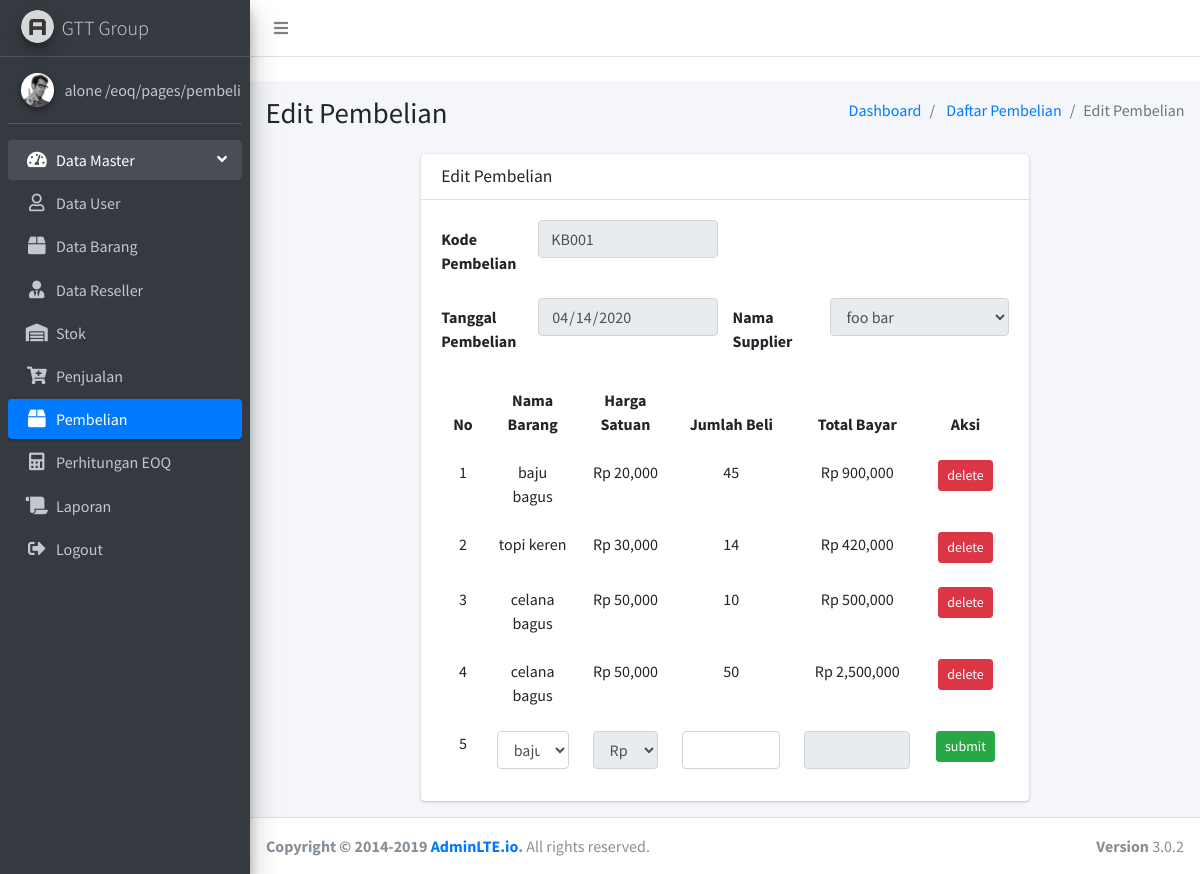
The app's page /pages/pembelian/edit.php?id=24 (signed in) with its own data.
### tables this page shows
CREATE TABLE `pembelian` (
  `id` int(11) NOT NULL,
  `supplier_id` int(11) NOT NULL,
  `code` varchar(10) NOT NULL COMMENT 'KB + 3 digit id => KB001',
  `total` int(10) UNSIGNED NOT NULL,
  `created_at` timestamp NOT NULL DEFAULT current_timestamp(),
  `updated_at` timestamp NOT NULL DEFAULT current_timestamp() ON UPDATE current_timestamp()
);

CREATE TABLE `supplier` (
  `id` int(11) NOT NULL,
  `code` varchar(10) NOT NULL COMMENT 'RES + 2 digit id >> RES01',
  `name` varchar(20) NOT NULL,
  `phone` varchar(15) NOT NULL,
  `branch` varchar(10) NOT NULL,
  `address` tinytext NOT NULL,
  `created_at` timestamp NOT NULL DEFAULT current_timestamp(),
  `updated_at` timestamp NOT NULL DEFAULT current_timestamp() ON UPDATE current_timestamp()
);

CREATE TABLE `pivot_pembelian` (
  `id` int(11) NOT NULL,
  `barang_id` int(11) NOT NULL,
  `pembelian_id` int(11) NOT NULL,
  `total` int(10) UNSIGNED NOT NULL DEFAULT 1,
  `created_at` timestamp NOT NULL DEFAULT current_timestamp(),
  `updated_at` timestamp NOT NULL DEFAULT current_timestamp() ON UPDATE current_timestamp()
);

CREATE TABLE `barang` (
  `id` int(11) NOT NULL,
  `code` varchar(10) NOT NULL COMMENT 'ITM001\r\nITM002',
  `name` varchar(20) NOT NULL,
  `harga` int(11) UNSIGNED NOT NULL,
  `total` int(10) UNSIGNED NOT NULL COMMENT 'total akan berubah sesuai dengan transaksi yang dilakukan',
  `description` tinytext NOT NULL,
  `created_at` timestamp NOT NULL DEFAULT current_timestamp(),
  `updated_at` timestamp NOT NULL DEFAULT current_timestamp() ON UPDATE current_timestamp()
);

### pages/pembelian/edit.php (the view, shortened to what this page needs)
<?php
include('../../Connect.php');
if($_SESSION['username']==""){
  header('Location: /eoq/pages/auth/login.php');
}else
$id = $_GET['id'];
$query = "
  SELECT
    pivot_pembelian.id AS id,
    barang.name AS nama,
    barang.harga AS harga,
    pivot_pembelian.total AS jumlah,
    pivot_pembelian.pembelian_id AS pembelian,
    pivot_pembelian.total * barang.harga AS total
  FROM pivot_pembelian
  INNER JOIN barang
  ON pivot_pembelian.barang_id=barang.id
";
$pembelians = $conn->query($query);
$query = "
SELECT
  pembelian.id AS id,
  pembelian.code AS kode,
  supplier.name AS supplier,
  pembelian.created_at AS tanggal
FROM pembelian
INNER JOIN supplier
ON pembelian.supplier_id=supplier.id
WHERE pembelian.id=$id
";
$pembelian = $conn->query($query)->fetch_assoc();
$items = $conn->query("SELECT * FROM barang ORDER BY created_at")->fetch_all();
?>
<!DOCTYPE html>
<html>
<head>
  <link rel="stylesheet" href="../../plugins/fontawesome-free/css/all.min.css">
  <link rel="stylesheet" href="https://code.ionicframework.com/ionicons/2.0.1/css/ionicons.min.css">
  <link rel="stylesheet" href="../../dist/css/adminlte.min.css">
</head>
<body class="hold-transition sidebar-mini">
<div class="wrapper">
  <nav class="main-header navbar navbar-expand navbar-white navbar-light">
    <ul class="navbar-nav">
      <li class="nav-item">
        <a class="nav-link" data-widget="pushmenu" href="#"><i class="fas fa-bars"></i></a>
      </li>
    </ul>
  </nav>
  <?= include('../sidebar/index.php') ?>
  <div class="content-wrapper">
    <section class="content-header">
      <div class="container-fluid">
        <div class="row mb-2">
          <div class="col-sm-6">
            <h1>Edit Pembelian</h1>
          </div>
          <div class="col-sm-6">
            <ol class="breadcrumb float-sm-right">
              <li class="breadcrumb-item"><a href="/index.php">Dashboard</a></li>
              <li class="breadcrumb-item">
                <a href="/eoq/pages/pembelian/index.php">Daftar Pembelian</a>
              </li>
              <li class="breadcrumb-item active">Edit Pembelian</li>
            </ol>
          </div>
        </div>
      </div>
    </section>
    <section class="content">
      <div class="container-fluid">
        <div class="row">
          <div class="col-md-8 mx-auto">
            <div class="card">
              <div class="card-header">
                <h3 class="card-title">Edit Pembelian</h3>
              </div>
              <div class="card-body">
                <div class="row align-items-end">
                  <div class="col">
                    <div class="form-group row">
                      <label class="col-form-label col-sm-4" for="">Kode Pembelian</label>
                      <div class="col-sm-8">
                        <input class="form-control" type="text" value="<?= $pembelian['kode'] ?>" disabled>
                      </div>
                    </div>
                    <div class="form-group row">
                      <label class="col-form-label col-sm-4" for="">Tanggal Pembelian</label>
                      <div class="col-sm-8">
                        <input type="date" name="tanggal" class="form-control" value="<?= date_format(date_create($pembelian['tanggal']), 'Y-m-d') ?>" disabled>
                      </div>
                    </div>
                  </div>
                  <div class="col">
                    <div class="form-group row">
                      <label class="col-form-label col-sm-4" for="">Nama Supplier</label>
                      <div class="col-sm-8">
                        <select id="supplier" class="form-control" name="supplier" disabled>
                          <option><?= $pembelian['supplier'] ?></option>
                        </select>
                      </div>
                    </div>
                  </div>
                </div>
                <table class="table table-hover table-borderless text-center">
                  <thead>
                    <tr>
                      <th>No</th>
                      <th>Nama Barang</th>
                      <th>Harga Satuan</th>
                      <th>Jumlah Beli</th>
                      <th>Total Bayar</th>
                      <th>Aksi</th>
                    </tr>
                  </thead>
                  <tbody>
                    <?php
                    $i = 1;
                    while ($beli = $pembelians->fetch_array()) {
                      $btnDelete = "<form class='d-inline mx-1' action='/eoq/backend/pembelian/deleteItem.php?id=".$beli['pembelian']."&pivot=".$beli['id']."' method='post'>
                        <button type='submit' class='btn btn-danger btn-sm'>
                        delete
                        </button>
                      </form>";
                      echo "<tr>";
                        echo "<td>$i</td>";
                        echo "<td>".$beli['nama']."</td>";
                        echo "<td>Rp ".number_format($beli['harga'],0)."</td>";
                        echo "<td>".$beli['jumlah']."</td>";
                        echo "<td>Rp ".number_format($beli['total'], 0)."</td>";
                        echo "<td>".$btnDelete."</td>";
                      echo "</tr>";
                      $i++;
                    }
                    ?>
                    <form action="/eoq/backend/pembelian/edit.php?id=<?= $pembelian['id'] ?>" method="POST">
                      <tr>
                        <td><?= $i ?></td>
                        <td>
                          <select id="barang" class="form-control" name="barang">
                          <?php
                          foreach ($items as $item) {
                            $id = $item[0];
                            $name = $item[2];
                            echo "<option value='$id'>$name</option>";
                          }
                          ?>
                          </select>
                        </td>
                        <td>
                          <select id="price" class="form-control" disabled>
                          <?php
                          foreach ($items as $item) {
                            $id = $item[0];
                            $price = $item[3];
                            $harga = "Rp ".number_format($item[3], 0);
                            echo "<option value='$id' price='$price'>$harga</option>";
                          }
                          ?>
                          </select>
                        </td>
                        <td>
                          <input id="amount" name="amount" class="form-control" type="number" min="0">
                        </td>
                        <td>
                          <input id="total" name="total" class="form-control" type="text" disabled>
                        </td>
                        <td>
                          <button class="btn btn-sm btn-success">submit</button>
                        </td>
                      </tr>
                    </form>
                  </tbody>
                </table>
              </div>
            </div>
          </div>
        </div>
      </div>
    </section>
  </div>
  <footer class="main-footer">
    <div class="float-right d-none d-sm-block">
      <b>Version</b> 3.0.2
    </div>
    <strong>Copyright &copy; 2014-2019 <a href="http://adminlte.io">AdminLTE.io</a>.</strong> All rights
    reserved.
  </footer>
</div>
</body>
</html>

### records on screen
pembelian: code "KB001", tanggal "04/14/2020", supplier "foo bar"
pivot_pembelian: barang.name "baju bagus", barang.harga "20,000", total "45", total "900,000"
pivot_pembelian: barang.name "topi keren", barang.harga "30,000", total "14", total "420,000"
pivot_pembelian: barang.name "celana bagus", barang.harga "50,000", total "10", total "500,000"
pivot_pembelian: barang.name "celana bagus", barang.harga "50,000", total "50", total "2,500,000"

### other values on screen
$_SESSION['username'] "alone"
$i "5"
form field barang "baju bagus"
form field value "Rp 20,000"
